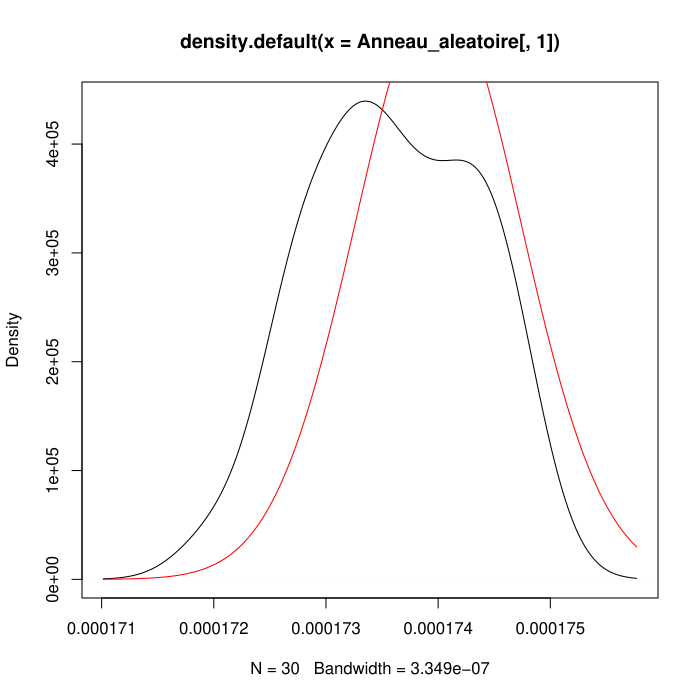

This figure's R source:
# pour executer le code : R CMD BATCH "Draw.R"

Anneau_aleatoire = read.table("Arbre.data")

#~ hist(Anneau_aleatoire[,1])

plot(density(Anneau_aleatoire[,1]))
# courbe a partir de v
 curve(dnorm(x,1.74e-04,7.34697e-07),add=T,col="red")
